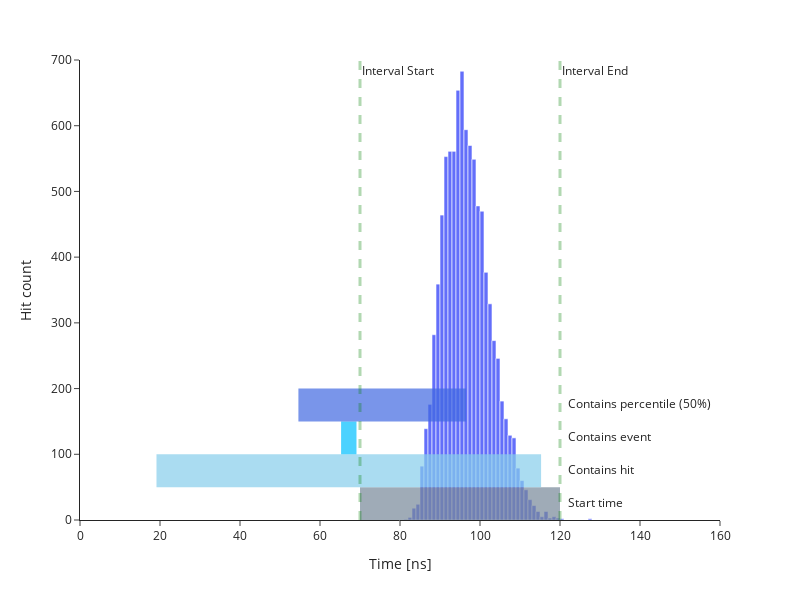

Notebook code for this chart:
### Code cell
import plotly.express as px
import plotly.graph_objects as go
import numpy as np

with cascades_collection:
    hits = cascades_collection.storage.get_hits(record_ids=records.record_ids[2])
    
left_shift=170
interval_start=70
interval_end=120
current_time=records.times[2] - left_shift
text_offset=2
min=hits.times.min() - left_shift
max=hits.times.max() - left_shift
print(length)
text_height=50
offset = min - current_time
hit_statistics = hits.get_statistics(percentile=.5)
stat_min = hit_statistics.min - left_shift
stat_max = hit_statistics.max - left_shift
stat_len = stat_max-stat_min
stat_offset = stat_min - current_time

fig = px.histogram(hits.times - left_shift, nbins=64)
fig.add_trace(go.Scatter(
    x=np.array([interval_end, interval_end, interval_end, interval_end]) + text_offset,
    y=[text_height/2,text_height*1.5,text_height*2.5,text_height*3.5],
    text=["Start time", "Contains hit", "Contains event", "Contains percentile (50%)"],
    mode="text",
    textposition="middle right"
))
fig.add_shape(type="rect",
    x0=interval_start, y0=0, x1=interval_end, y1=text_height,
    layer="above",
    fillcolor="LightSlateGray",
    opacity=1
)
fig.add_shape(type="rect",
    x0=interval_start - max + current_time, y0=text_height, x1=interval_end - min + current_time, y1=text_height*2,
    layer="above",
    fillcolor="SkyBlue",
    opacity=1
)
fig.add_shape(type="rect",
    x0=interval_start - offset, y0=text_height*2, x1=interval_end - offset - length, y1=text_height*3,
    layer="above",
    fillcolor="DeepSkyBlue",
    opacity=1
)
fig.add_shape(type="rect",
    x0=interval_start - stat_offset, y0=text_height*3, x1=interval_end - stat_offset - stat_len, y1=text_height*4,
    layer="above",
    fillcolor="RoyalBlue",
    opacity=1
)
fig.update_shapes(opacity=0.7, xref="x", yref="y")
fig.add_vline(x=interval_start, line_width=3, line_dash="dash", line_color="green", annotation=dict(text='Interval Start'))
fig.add_vline(x=interval_end, line_width=3, line_dash="dash", line_color="green", annotation=dict(text='Interval End'))
fig.update_xaxes(autorange=False, range=[0,160], showticklabels=True, title_text='Time [ns]')
fig.update_layout(
    autosize=False,
    width=800,
    height=600,
    template='simple_white',
    yaxis_title="Hit count",
    yaxis_range=[0,700],
    showlegend=False
)
fig.write_image('redistribution_mode.png', scale=3)
fig.show()

### Figure 1 — Plotly figure (JSON) as saved in the notebook; plotly's stock layout.template omitted (floating-point values rounded to 4 significant figures; data arrays with more than 128 entries replaced by an {"elided": "..."} marker saying what was removed)
{"data": [{"alignmentgroup": "True", "bingroup": "x", "hovertemplate": "variable=time<br>value=%{x}<br>count=%{y}<extra></extra>", "legendgroup": "time", "marker": {"color": "#636efa", "pattern": {"shape": ""}}, "name": "time", "nbinsx": 64, "offsetgroup": "time", "orientation": "v", "showlegend": true, "type": "histogram", "x": {"elided": "9320 float values"}, "xaxis": "x", "yaxis": "y"}, {"mode": "text", "text": ["Start time", "Contains hit", "Contains event", "Contains percentile (50%)"], "textposition": "middle right", "type": "scatter", "x": [122, 122, 122, 122], "y": [25, 75, 125, 175]}], "layout": {"annotations": [{"showarrow": false, "text": "Interval Start", "x": 70, "xanchor": "left", "xref": "x", "y": 1, "yanchor": "top", "yref": "y domain"}, {"showarrow": false, "text": "Interval End", "x": 120, "xanchor": "left", "xref": "x", "y": 1, "yanchor": "top", "yref": "y domain"}], "autosize": false, "barmode": "relative", "height": 600, "legend": {"title": {"text": "variable"}, "tracegroupgap": 0}, "margin": {"t": 60}, "shapes": [{"fillcolor": "LightSlateGray", "layer": "above", "opacity": 0.7, "type": "rect", "x0": 70, "x1": 120, "xref": "x", "y0": 0, "y1": 50, "yref": "y"}, {"fillcolor": "SkyBlue", "layer": "above", "opacity": 0.7, "type": "rect", "x0": 19.12, "x1": 115.3, "xref": "x", "y0": 50, "y1": 100, "yref": "y"}, {"fillcolor": "DeepSkyBlue", "layer": "above", "opacity": 0.7, "type": "rect", "x0": 65.27, "x1": 69.12, "xref": "x", "y0": 100, "y1": 150, "yref": "y"}, {"fillcolor": "RoyalBlue", "layer": "above", "opacity": 0.7, "type": "rect", "x0": 54.6, "x1": 96.53, "xref": "x", "y0": 150, "y1": 200, "yref": "y"}, {"line": {"color": "green", "dash": "dash", "width": 3}, "type": "line", "x0": 70, "x1": 70, "xref": "x", "y0": 0, "y1": 1, "yref": "y domain"}, {"line": {"color": "green", "dash": "dash", "width": 3}, "type": "line", "x0": 120, "x1": 120, "xref": "x", "y0": 0, "y1": 1, "yref": "y domain"}], "showlegend": false, "width": 800, "xaxis": {"anchor": "y", "autorange": false, "domain": [0, 1], "range": [0, 160], "showticklabels": true, "title": {"text": "Time [ns]"}, "type": "linear"}, "yaxis": {"anchor": "x", "domain": [0, 1], "range": [0, 700], "title": {"text": "Hit count"}, "type": "linear"}}}
